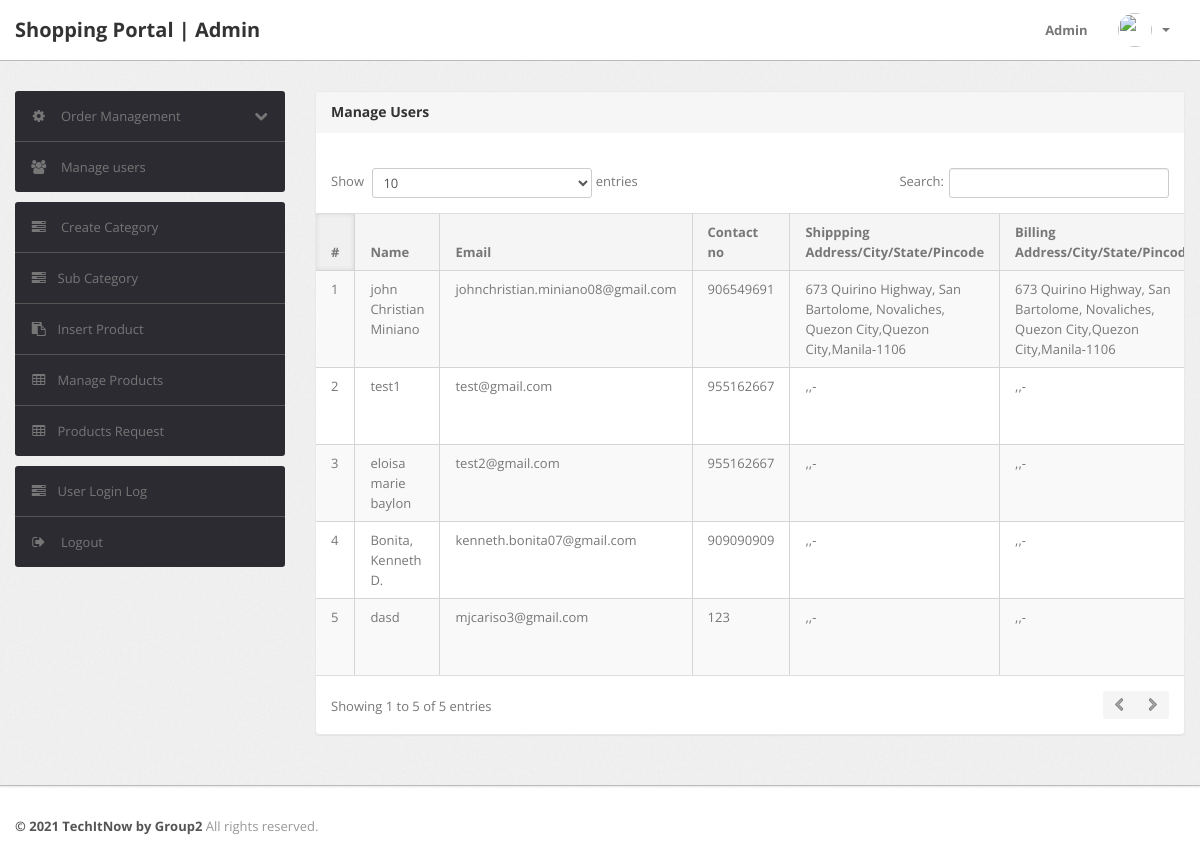
The page /admin/manage-users.php (signed in) on the database its author committed.
### tables this page shows
CREATE TABLE `users` (
  `id` int(11) NOT NULL,
  `name` varchar(255) DEFAULT NULL,
  `email` varchar(255) DEFAULT NULL,
  `contactno` bigint(11) DEFAULT NULL,
  `password` varchar(255) DEFAULT NULL,
  `shippingAddress` longtext DEFAULT NULL,
  `shippingState` varchar(255) DEFAULT NULL,
  `shippingCity` varchar(255) DEFAULT NULL,
  `shippingPincode` int(11) DEFAULT NULL,
  `billingAddress` longtext DEFAULT NULL,
  `billingState` varchar(255) DEFAULT NULL,
  `billingCity` varchar(255) DEFAULT NULL,
  `billingPincode` int(11) DEFAULT NULL,
  `regDate` timestamp NOT NULL DEFAULT current_timestamp(),
  `updationDate` varchar(255) DEFAULT NULL
);

### admin/manage-users.php (the view, shortened to what this page needs)
<?php
include('include/config.php');
if(strlen($_SESSION['alogin'])==0)
	{
header('location:index.php');
}
else{
?>
<!DOCTYPE html>
<html lang="en">
<head>
	<link type="text/css" href="bootstrap/css/bootstrap.min.css" rel="stylesheet">
	<link type="text/css" href="bootstrap/css/bootstrap-responsive.min.css" rel="stylesheet">
	<link type="text/css" href="css/theme.css" rel="stylesheet">
	<link type="text/css" href="images/icons/css/font-awesome.css" rel="stylesheet">
</head>
<body>
<?php include('include/header.php');?>
	<div class="wrapper">
		<div class="container">
			<div class="row">
<?php include('include/sidebar.php');?>
			<div class="span9">
					<div class="content">
	<div class="module">
							<div class="module-head">
								<h3>Manage Users</h3>
							</div>
							<div class="module-body table">
									<br />
								<table cellpadding="0" cellspacing="0" border="0" class="datatable-1 table table-bordered table-striped	 display" width="100%">
									<thead>
										<tr>
											<th>#</th>
											<th> Name</th>
											<th>Email </th>
											<th>Contact no</th>
											<th>Shippping Address/City/State/Pincode </th>
											<th>Billing Address/City/State/Pincode </th>
										</tr>
									</thead>
									<tbody>
<?php $query=mysqli_query($con,"select * from users");
$cnt=1;
while($row=mysqli_fetch_array($query))
{
?>
										<tr>
											<td><?php echo htmlentities($cnt);?></td>
											<td><?php echo htmlentities($row['name']);?></td>
											<td><?php echo htmlentities($row['email']);?></td>
											<td> <?php echo htmlentities($row['contactno']);?></td>
											<td><?php echo htmlentities($row['shippingAddress'].",".$row['shippingCity'].",".$row['shippingState']."-".$row['shippingPincode']);?></td>
											<td><?php echo htmlentities($row['billingAddress'].",".$row['billingCity'].",".$row['billingState']."-".$row['billingPincode']);?></td>
										<?php $cnt=$cnt+1; } ?>
								</table>
							</div>
						</div>
					</div>
				</div>
			</div>
		</div>
	</div>
<?php include('include/footer.php');?>
</body>
<?php } ?>

### admin/css/theme.css (style rules this page uses)
body { font-size: 13px; font-family: 'Open Sans', Arial, sans-serif; background: #fff; color: #777 }
h1, h2, h3, h4, h5, h6 { color: #333; margin-top: 0 }
h3 { font-size: 20px }
.wrapper { background: url(../images/bg.png) #eee; border-bottom: 1px solid #bbb; -webkit-box-shadow: 0 1px 2px rgba(0,0,0,0.1); -moz-box-shadow: 0 1px 2px rgba(0,0,0,0.1); box-shadow: 0 1px 2px rgba(0,0,0,0.1); padding: 30px 0 }
.module { background: #fff; -webkit-border-radius: 3px; -moz-border-radius: 3px; border-radius: 3px; border: 1px solid #ccc; border-bottom-color: #bbb; -webkit-box-shadow: 0 0 1px rgba(0,0,0,0.2); -moz-box-shadow: 0 0 1px rgba(0,0,0,0.2); box-shadow: 0 0 1px rgba(0,0,0,0.2); margin-bottom: 30px }
.table { margin-bottom: 0 }
.table th, .table td { border-color: #d5d5d5!important }
.table-bordered thead:first-child tr:first-child>th:first-child, .table-bordered tbody:first-child tr:first-child>td:first-child { -webkit-border-top-left-radius: 2px; -moz-border-radius-topleft: 2px; border-top-left-radius: 2px }
.table-bordered thead:last-child tr:last-child>th:first-child, .table-bordered tbody:last-child tr:last-child>td:first-child, .table-bordered tfoot:last-child tr:last-child>td:first-child { -webkit-border-bottom-left-radius: 2px; -moz-border-radius-bottomleft: 2px; border-bottom-left-radius: 2px }
.module { box-shadow: 0 0 3px rgba(0,0,0,.1); border-color: #e9e9e9; margin-bottom: 20px; background-color: #fff; border-radius: 4px; -webkit-box-shadow: 0 1px 1px rgba(0,0,0,.05); box-shadow: 0 1px 1px rgba(0,0,0,.05); }
.module-head { color: #767676; background-color: #f6f6f6; border-color: #e9e9e9; padding: 10px 15px; border-bottom: 1px solid transparent; border-top-right-radius: 3px; border-top-left-radius: 3px; }
.module-head h3 { font-size: 14px; line-height: 20px; height: 20px; margin: 0; }
.module-body { padding: 15px }
.module-body.table { padding: 15px 0 }
.module-body.table .table th, .module-body.table .table td { padding-left: 15px; padding-right: 15px }
.dataTables_wrapper table th { background: #f5f5f5; cursor: pointer }
.dataTables_wrapper table th.sorting_asc, .dataTables_wrapper table th.sorting_desc { background: #f0f0f0; -webkit-box-shadow: 0 0 5px rgba(0,0,0,0.1) inset; -moz-box-shadow: 0 0 5px rgba(0,0,0,0.1) inset; box-shadow: 0 0 5px rgba(0,0,0,0.1) inset }
.dataTables_wrapper .table-bordered { -webkit-border-radius: 0; -moz-border-radius: 0; border-radius: 0; border-left: 0; border-right: 0 }
.dataTables_wrapper .table-bordered thead tr>th:first-child, .dataTables_wrapper .table-bordered tbody tr>td:first-child, .dataTables_wrapper .table-bordered tfoot tr>td:first-child, .dataTables_wrapper .table-bordered tfoot tr>th:first-child { border-left: 0 }
.dataTables_wrapper .table-bordered thead:first-child tr:first-child>th:first-child, .dataTables_wrapper .table-bordered tbody:first-child tr:first-child>td:first-child { -webkit-border-top-left-radius: 0; -moz-border-radius-topleft: 0; border-top-left-radius: 0 }
.dataTables_wrapper .table-bordered thead:last-child tr:last-child>th:first-child, .dataTables_wrapper .table-bordered tbody:last-child tr:last-child>td:first-child, .dataTables_wrapper .table-bordered tfoot:last-child tr:last-child>td:first-child { -webkit-border-bottom-left-radius: 0; -moz-border-radius-bottomleft: 0; border-bottom-left-radius: 0 }

### rows shown on the page
users: name "john Christian Miniano", email "johnchristian.miniano08@gmail.com", contactno "906549691", shippingAddress+shippingCity+shippingState "673 Quirino Highway, San Bartolome, Novaliches, Quezon City,Quezon City,Manila-1106", billingAddress+billingCity+billingState "673 Quirino Highway, San Bartolome, Novaliches, Quezon City,Quezon City,Manila-1106"
users: name "test1", email "test@gmail.com", contactno "955162667", shippingAddress+shippingCity+shippingState ",,-", billingAddress+billingCity+billingState ",,-"
users: name "eloisa marie baylon", email "test2@gmail.com", contactno "955162667", shippingAddress+shippingCity+shippingState ",,-", billingAddress+billingCity+billingState ",,-"
users: name "Bonita, Kenneth D.", email "kenneth.bonita07@gmail.com", contactno "909090909", shippingAddress+shippingCity+shippingState ",,-", billingAddress+billingCity+billingState ",,-"
users: name "dasd", email "mjcariso3@gmail.com", contactno "123", shippingAddress+shippingCity+shippingState ",,-", billingAddress+billingCity+billingState ",,-"
